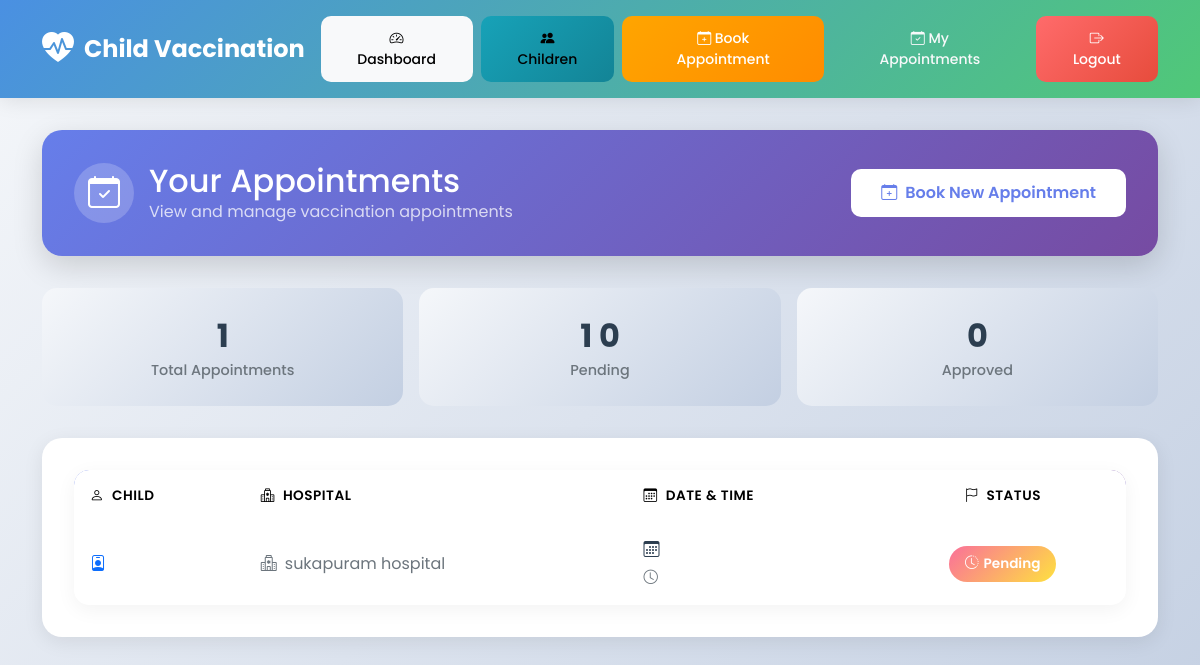
/view-appointments/ (signed in), run on an earlier commit of the app's database.
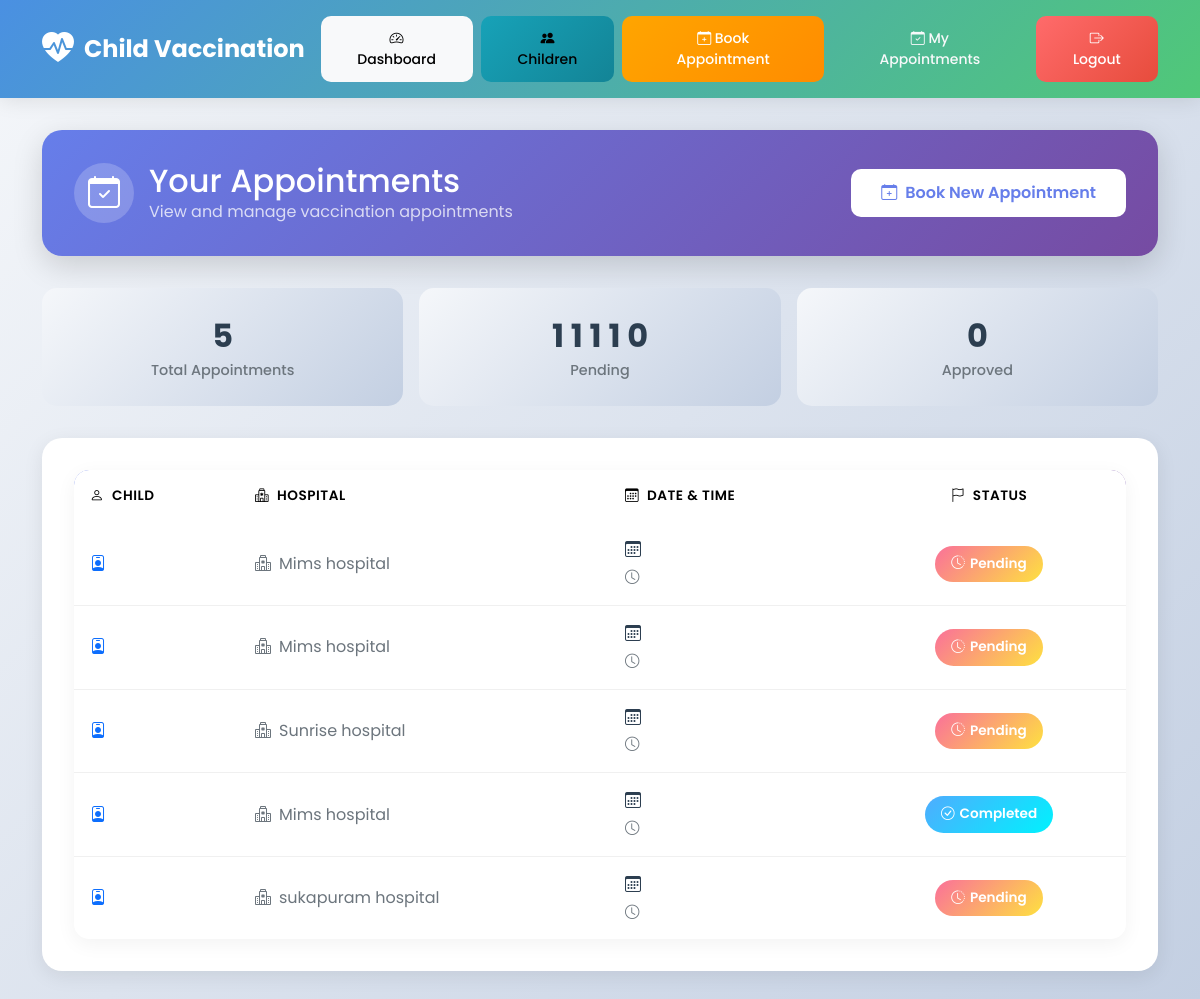
And on a later commit of the database.
### accounts/models.py (models this page shows, shortened)
class Appointment(models.Model):
    STATUS_CHOICES = [
        ('Pending', 'Pending'),
        ('Approved', 'Approved'),
        ('Completed', 'Completed'),
        ('Cancelled', 'Cancelled')
    ]
    parent = models.ForeignKey(Parent, on_delete=models.CASCADE, related_name='appointments')
    child = models.ForeignKey(Child, on_delete=models.CASCADE, related_name='appointments')
    hospital = models.ForeignKey(Hospital, on_delete=models.CASCADE, related_name='appointments')
    vaccine = models.ForeignKey(Vaccine, on_delete=models.SET_NULL, null=True, blank=True)
    date = models.DateField()
    time = models.TimeField()
    status = models.CharField(
        max_length=20,
        choices=STATUS_CHOICES,
        default='Pending'
    )
    created_at = models.DateTimeField(default=timezone.now)
    updated_at = models.DateTimeField(auto_now=True)
    notes = models.TextField(blank=True, help_text="Additional notes or remarks")
    class Meta:
        verbose_name = "Appointment"
        verbose_name_plural = "Appointments"
        ordering = ['-date', '-time']

class Hospital(models.Model):
    user = models.OneToOneField(User, on_delete=models.CASCADE, null=True, blank=True)
    name = models.CharField(max_length=255)
    address = models.TextField()
    phone = models.CharField(max_length=20, unique=True)
    email = models.EmailField(unique=True)
    approved = models.BooleanField(default=False)
    class Meta:
        verbose_name = "Hospital"
        verbose_name_plural = "Hospitals"
        ordering = ['name']

### accounts/views.py (the view)
# urls.py: path('view-appointments/', views.view_appointments, name='view_appointments'),
@login_required
def view_appointments(request):
    parent = Parent.objects.filter(user=request.user).first()
    if not parent:
        messages.error(request, "No parent profile found.")
        return redirect('accounts:parent_dashboard')
    appointments = Appointment.objects.filter(parent=parent).select_related(
        'child', 'hospital', 'vaccine'
    ).order_by('-date', '-time')
    today = date.today()
    upcoming = appointments.filter(date__gte=today).exclude(status='Cancelled')
    past = appointments.filter(Q(date__lt=today) | Q(status='Cancelled'))
    context = {
        'appointments': appointments,
        'upcoming_appointments': upcoming,
        'past_appointments': past,
    }
    return render(request, 'accounts/view_appointments.html', context)

### accounts/templates/accounts/view_appointments.html (shortened to what this page needs)
{% extends "accounts/base.html" %}
{% block content %}
<div class="page-header">
  <div class="header-content">
    <div class="header-title">
      <div class="header-icon">
        <i class="bi bi-calendar-check"></i>
      </div>
      <div>
        <h2 class="mb-0">Your Appointments</h2>
        <p class="mb-0 opacity-75">View and manage vaccination appointments</p>
      </div>
    </div>
    <a href="{% url 'accounts:book_appointment' %}" class="btn book-btn">
      <i class="bi bi-calendar-plus me-2"></i>Book New Appointment
    </a>
  </div>
</div>
{% if appointments %}
  <div class="stats-row">
    <div class="stat-box">
      <div class="stat-value">{{ appointments|length }}</div>
      <div class="stat-label">Total Appointments</div>
    </div>
    <div class="stat-box">
      <div class="stat-value">
        {% with pending=0 %}
          {% for appt in appointments %}
            {% if appt.status == "Pending" %}
              {{ pending|add:1 }}
            {% endif %}
          {% endfor %}
        {% endwith %}
        0
      </div>
      <div class="stat-label">Pending</div>
    </div>
    <div class="stat-box">
      <div class="stat-value">
        0
      </div>
      <div class="stat-label">Approved</div>
    </div>
  </div>
  <div class="appointments-card">
    <div class="table-responsive">
      <table class="table">
        <thead>
          <tr>
            <th><i class="bi bi-person me-2"></i>Child</th>
            <th><i class="bi bi-hospital me-2"></i>Hospital</th>
            <th><i class="bi bi-calendar3 me-2"></i>Date & Time</th>
            <th class="text-center"><i class="bi bi-flag me-2"></i>Status</th>
          </tr>
        </thead>
        <tbody>
          {% for appt in appointments %}
          <tr>
            <td>
              <div class="child-info">
                <i class="bi bi-person-badge text-primary"></i>
              </div>
            </td>
            <td>
              <div class="hospital-info">
                <i class="bi bi-hospital"></i>
                {{ appt.hospital.name }}
              </div>
            </td>
            <td>
              <div class="date-time-info">
                <div class="date-info">
                  <i class="bi bi-calendar3"></i>
                </div>
                <div class="time-info">
                  <i class="bi bi-clock"></i>
                </div>
              </div>
            </td>
            <td class="text-center">
              {% if appt.status == "Approved" %}
                <span class="status-badge status-approved">
                  <i class="bi bi-check-circle"></i> {{ appt.status }}
                </span>
              {% elif appt.status == "Pending" %}
                <span class="status-badge status-pending">
                  <i class="bi bi-clock-history"></i> {{ appt.status }}
                </span>
              {% elif appt.status == "Cancelled" %}
                <span class="status-badge status-cancelled">
                  <i class="bi bi-x-circle"></i> {{ appt.status }}
                </span>
              {% else %}
                <span class="status-badge status-completed">
                  <i class="bi bi-check-circle"></i> {{ appt.status }}
                </span>
              {% endif %}
            </td>
          </tr>
          {% endfor %}
        </tbody>
      </table>
    </div>
  </div>
{% endif %}
{% endblock %}

What changed in the data, as far as the page shows it:
added Appointment: pending "1", hospital.name "Mims hospital", status "Pending"
added Appointment: pending "1", hospital.name "Mims hospital", status "Pending"
added Appointment: pending "1", hospital.name "Sunrise hospital", status "Pending"
added Appointment: hospital.name "Mims hospital", status "Completed"
Also different on the page:
{{ appointments|length }}: "1" → "5"
